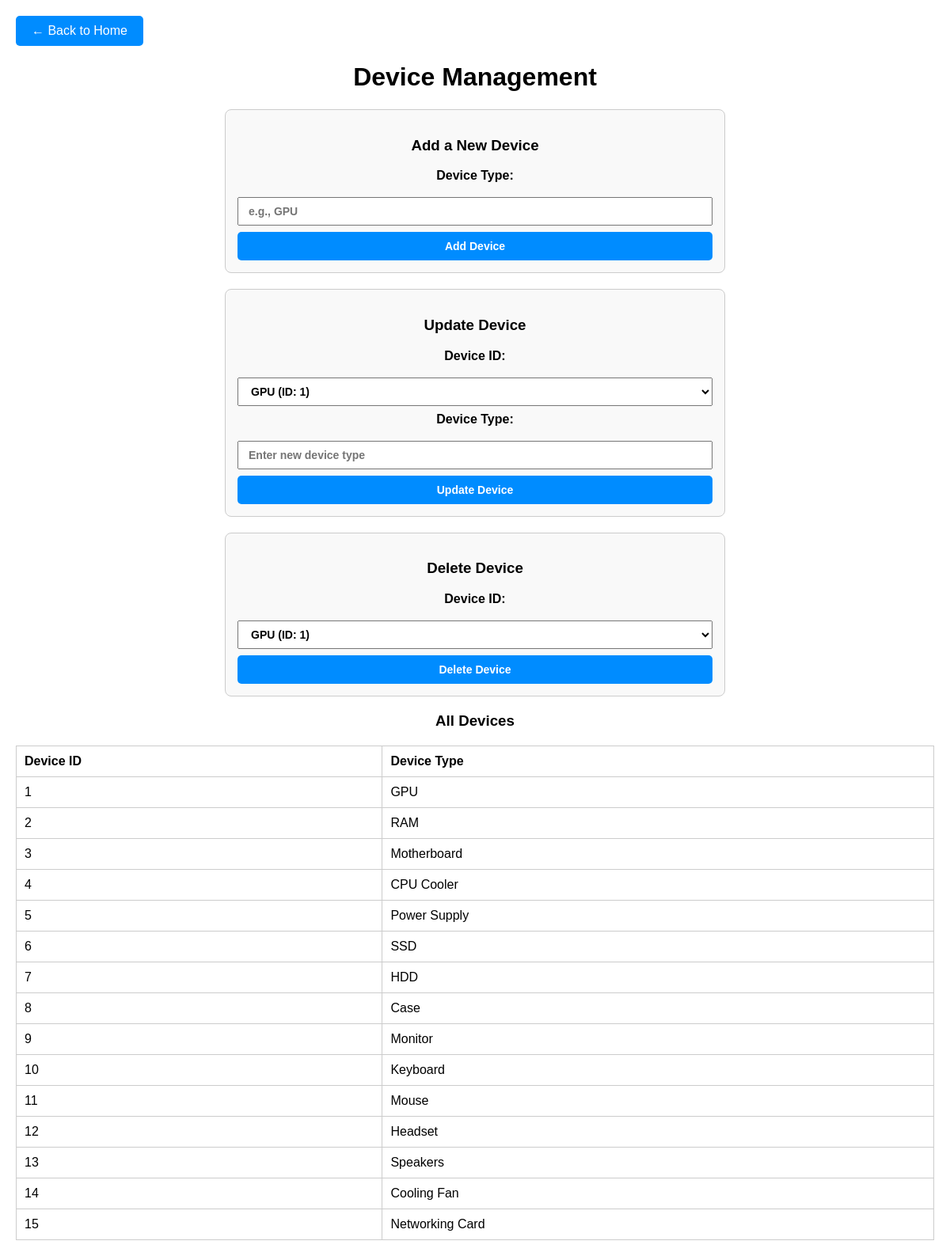
The app's page /frontend/device_frontend.php (signed in) with its own data.
### tables this page shows
CREATE TABLE Device (
    DevID INT AUTO_INCREMENT PRIMARY KEY,
    Type VARCHAR(50) NOT NULL
);

### frontend/device_frontend.php (the view, shortened to what this page needs)
<?php
$user_role = $_SESSION['user_role'];
$is_employee = $user_role === 'employee';
?>
<!DOCTYPE html>
<html lang="en">
<head>
    <link rel="stylesheet" href="styles.css">
</head>
<body>
    <div class="back-button">
        <a href="../frontend/index.php">← Back to Home</a>
    </div>
    <h1>Device Management</h1>
    <?php if (!$is_employee): ?>
        <form action="../crud_ops/device_ops.php" method="POST">
            <h3>Add a New Device</h3>
            <label for="type">Device Type:</label>
            <input type="text" id="type" name="type" placeholder="e.g., GPU" required>
            <button class="view-button" type="submit">Add Device</button>
        </form>
        <form action="../crud_ops/device_ops.php" method="POST">
            <h3>Update Device</h3>
            <label for="dev_id">Device ID:</label>
            <select id="dev_id" name="id" required>
                <?php
                include '../connection.php';
                $deviceQuery = "SELECT DevID, Type FROM Device";
                $deviceResult = $conn->query($deviceQuery);
                if ($deviceResult->num_rows > 0) {
                    while ($device = $deviceResult->fetch_assoc()) {
                        echo "<option value='{$device['DevID']}'>{$device['Type']} (ID: {$device['DevID']})</option>";
                    }
                } else {
                    echo "<option value=''>No devices available</option>";
                }
                ?>
            </select>
            <label for="new_type">Device Type:</label>
            <input type="text" id="new_type" name="type" placeholder="Enter new device type">
            <button class="view-button" type="submit">Update Device</button>
        </form>
        <form action="../crud_ops/device_ops.php" method="POST">
            <h3>Delete Device</h3>
            <label for="dev_id">Device ID:</label>
            <select id="dev_id" name="id" required>
                <?php
                $deviceQuery = "SELECT DevID, Type FROM Device";
                $deviceResult = $conn->query($deviceQuery);
                if ($deviceResult->num_rows > 0) {
                    while ($device = $deviceResult->fetch_assoc()) {
                        echo "<option value='{$device['DevID']}'>{$device['Type']} (ID: {$device['DevID']})</option>";
                    }
                } else {
                    echo "<option value=''>No devices available</option>";
                }
                ?>
            </select>
            <button class="view-button" type="submit">Delete Device</button>
        </form>
    <?php endif; ?>
    <div>
        <h3>All Devices</h3>
        <table>
            <thead>
                <tr>
                    <th>Device ID</th>
                    <th>Device Type</th>
                </tr>
            </thead>
            <tbody>
                <?php
                include '../connection.php';
                $sql = "SELECT * FROM Device";
                $result = $conn->query($sql);
                if ($result->num_rows > 0) {
                    while ($row = $result->fetch_assoc()) {
                        echo "<tr>
                                <td>{$row['DevID']}</td>
                                <td>{$row['Type']}</td>
                              </tr>";
                    }
                } else {
                    echo "<tr><td colspan='2'>No devices found.</td></tr>";
                }
                ?>
            </tbody>
        </table>
    </div>
</body>
</html>

### frontend/styles.css (style rules this page uses)
body { font-family: "Comic Sans MS", cursive, sans-serif; margin: 20px; }
form { display: flex; flex-direction: column; align-items: center; text-align: center; max-width: 600px; margin: 20px auto; padding: 15px; border: 1px solid #ccc; border-radius: 8px; background-color: #f9f9f9; }
form label { font-weight: bolder; margin-bottom: 10px;; }
form ::placeholder { font-weight: bold; font-family: "Comic Sans MS", cursive, sans-serif; }
input, button, select { padding: 8px 12px; margin: 8px 0; font-size: 14px; width: 100%; box-sizing: border-box; }
table { border-collapse: collapse; width: 100%; margin-top: 20px; }
table, th, td { border: 1px solid #ccc; }
th, td { padding: 10px; text-align: left; }
h1, h3 { text-align: center; }
select { font-family: "Comic Sans MS", cursive, sans-serif; font-weight: bold; }
.view-button { display: inline-block; padding: 10px 20px; text-decoration: none; background-color: #008cff; color: white; border: none; border-radius: 5px; font-size: 20px bold; font-family: "Comic Sans MS", cursive, sans-serif; font-weight: bolder; text-align: center; cursor: pointer; margin: 0 10px; box-sizing: border-box; }
.back-button { margin: 20px 0; text-align: left; }
.back-button a { text-decoration: none; color: white; background-color: #008cff; padding: 10px 20px; border-radius: 5px; font-size: 16px; display: inline-block; }

### records on screen
device: DevID "1", Type "GPU"
device: DevID "2", Type "RAM"
device: DevID "3", Type "Motherboard"
device: DevID "4", Type "CPU Cooler"
device: DevID "5", Type "Power Supply"
device: DevID "6", Type "SSD"
device: DevID "7", Type "HDD"
device: DevID "8", Type "Case"
device: DevID "9", Type "Monitor"
device: DevID "10", Type "Keyboard"
device: DevID "11", Type "Mouse"
device: DevID "12", Type "Headset"
device: DevID "13", Type "Speakers"
device: DevID "14", Type "Cooling Fan"
device: DevID "15", Type "Networking Card"

### other values on screen
form field id "GPU (ID: 1)"
